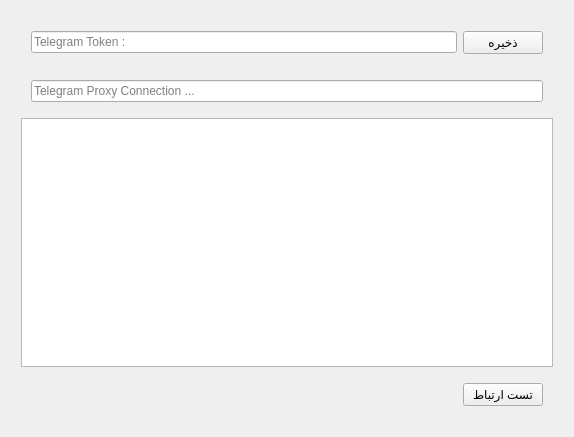
<?xml version="1.0" encoding="UTF-8"?>
<ui version="4.0">
 <class>Form</class>
 <widget class="QWidget" name="Form">
  <property name="geometry">
   <rect>
    <x>0</x>
    <y>0</y>
    <width>574</width>
    <height>437</height>
   </rect>
  </property>
  <property name="windowTitle">
   <string>Form</string>
  </property>
  <property name="layoutDirection">
   <enum>Qt::RightToLeft</enum>
  </property>
  <layout class="QVBoxLayout" name="verticalLayout_2">
   <item>
    <layout class="QVBoxLayout" name="verticalLayout">
     <property name="leftMargin">
      <number>10</number>
     </property>
     <property name="topMargin">
      <number>10</number>
     </property>
     <property name="rightMargin">
      <number>10</number>
     </property>
     <property name="bottomMargin">
      <number>10</number>
     </property>
     <item>
      <layout class="QHBoxLayout" name="horizontalLayout">
       <property name="leftMargin">
        <number>10</number>
       </property>
       <property name="topMargin">
        <number>10</number>
       </property>
       <property name="rightMargin">
        <number>10</number>
       </property>
       <property name="bottomMargin">
        <number>10</number>
       </property>
       <item>
        <widget class="QPushButton" name="btnSave">
         <property name="text">
          <string>ذخیره</string>
         </property>
        </widget>
       </item>
       <item>
        <widget class="QLineEdit" name="txtTokenText">
         <property name="enabled">
          <bool>true</bool>
         </property>
         <property name="placeholderText">
          <string>Telegram Token :</string>
         </property>
        </widget>
       </item>
      </layout>
     </item>
     <item>
      <layout class="QHBoxLayout" name="horizontalLayout_3">
       <property name="leftMargin">
        <number>10</number>
       </property>
       <property name="topMargin">
        <number>10</number>
       </property>
       <property name="rightMargin">
        <number>10</number>
       </property>
       <property name="bottomMargin">
        <number>10</number>
       </property>
       <item>
        <widget class="QLineEdit" name="txtProxy">
         <property name="placeholderText">
          <string>Telegram Proxy Connection ...</string>
         </property>
        </widget>
       </item>
      </layout>
     </item>
     <item>
      <layout class="QVBoxLayout" name="verticalLayout_3">
       <item>
        <widget class="QListWidget" name="lstLogs"/>
       </item>
      </layout>
     </item>
     <item>
      <layout class="QHBoxLayout" name="horizontalLayout_2">
       <property name="leftMargin">
        <number>10</number>
       </property>
       <property name="topMargin">
        <number>10</number>
       </property>
       <property name="rightMargin">
        <number>10</number>
       </property>
       <property name="bottomMargin">
        <number>10</number>
       </property>
       <item>
        <widget class="QPushButton" name="btnTestConnection">
         <property name="text">
          <string>تست ارتباط</string>
         </property>
        </widget>
       </item>
       <item>
        <spacer name="horizontalSpacer">
         <property name="orientation">
          <enum>Qt::Horizontal</enum>
         </property>
         <property name="sizeHint" stdset="0">
          <size>
           <width>40</width>
           <height>20</height>
          </size>
         </property>
        </spacer>
       </item>
      </layout>
     </item>
    </layout>
   </item>
  </layout>
 </widget>
 <resources/>
 <connections/>
</ui>
